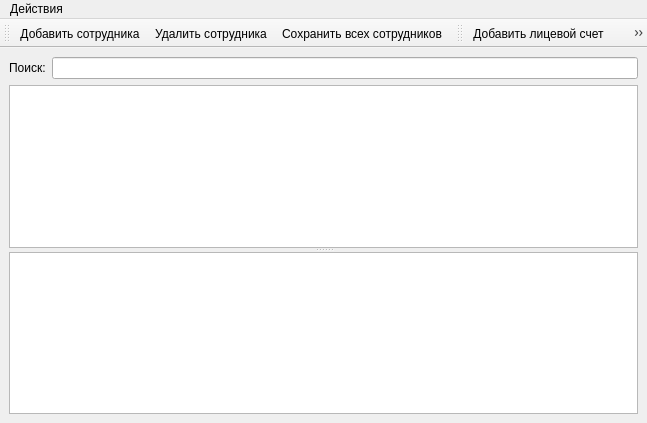
<?xml version="1.0" encoding="UTF-8"?>
<ui version="4.0">
 <class>PersonForm</class>
 <widget class="QMainWindow" name="PersonForm">
  <property name="windowModality">
   <enum>Qt::WindowModal</enum>
  </property>
  <property name="geometry">
   <rect>
    <x>0</x>
    <y>0</y>
    <width>647</width>
    <height>423</height>
   </rect>
  </property>
  <property name="windowTitle">
   <string>Лицевые счета сотрудников</string>
  </property>
  <widget class="QWidget" name="centralwidget">
   <layout class="QVBoxLayout" name="verticalLayout">
    <item>
     <layout class="QHBoxLayout" name="horizontalLayout">
      <item>
       <widget class="QLabel" name="label">
        <property name="text">
         <string>Поиск:</string>
        </property>
       </widget>
      </item>
      <item>
       <widget class="QLineEdit" name="lineEdit"/>
      </item>
     </layout>
    </item>
    <item>
     <widget class="QSplitter" name="splitter">
      <property name="orientation">
       <enum>Qt::Vertical</enum>
      </property>
      <widget class="QTableView" name="tablePersona">
       <property name="sizeAdjustPolicy">
        <enum>QAbstractScrollArea::AdjustToContents</enum>
       </property>
       <property name="sortingEnabled">
        <bool>true</bool>
       </property>
      </widget>
      <widget class="QTableView" name="tableSchet">
       <property name="sizeAdjustPolicy">
        <enum>QAbstractScrollArea::AdjustToContents</enum>
       </property>
       <property name="sortingEnabled">
        <bool>true</bool>
       </property>
      </widget>
     </widget>
    </item>
   </layout>
  </widget>
  <widget class="QMenuBar" name="menubar">
   <property name="geometry">
    <rect>
     <x>0</x>
     <y>0</y>
     <width>647</width>
     <height>20</height>
    </rect>
   </property>
   <widget class="QMenu" name="menu">
    <property name="title">
     <string>Действия</string>
    </property>
    <addaction name="action_add_person"/>
    <addaction name="action_del_person"/>
    <addaction name="separator"/>
    <addaction name="action_save_person"/>
    <addaction name="separator"/>
    <addaction name="action_add_schet"/>
    <addaction name="action_del_schet"/>
    <addaction name="separator"/>
    <addaction name="action_save_schet"/>
    <addaction name="separator"/>
    <addaction name="action_exit"/>
   </widget>
   <addaction name="menu"/>
  </widget>
  <widget class="QToolBar" name="toolBar">
   <property name="windowTitle">
    <string>toolBar</string>
   </property>
   <attribute name="toolBarArea">
    <enum>TopToolBarArea</enum>
   </attribute>
   <attribute name="toolBarBreak">
    <bool>false</bool>
   </attribute>
   <addaction name="action_add_person"/>
   <addaction name="action_del_person"/>
   <addaction name="action_save_person"/>
  </widget>
  <widget class="QToolBar" name="toolBar_2">
   <property name="windowTitle">
    <string>toolBar_2</string>
   </property>
   <attribute name="toolBarArea">
    <enum>TopToolBarArea</enum>
   </attribute>
   <attribute name="toolBarBreak">
    <bool>false</bool>
   </attribute>
   <addaction name="action_add_schet"/>
   <addaction name="action_del_schet"/>
   <addaction name="action_save_schet"/>
  </widget>
  <action name="action_add_person">
   <property name="icon">
    <iconset resource="resources.qrc">
     <normaloff>:/ico/add.png</normaloff>:/ico/add.png</iconset>
   </property>
   <property name="text">
    <string>Добавить сотрудника</string>
   </property>
  </action>
  <action name="action_del_person">
   <property name="icon">
    <iconset resource="resources.qrc">
     <normaloff>:/ico/delete.png</normaloff>:/ico/delete.png</iconset>
   </property>
   <property name="text">
    <string>Удалить сотрудника</string>
   </property>
  </action>
  <action name="action_save_person">
   <property name="icon">
    <iconset resource="resources.qrc">
     <normaloff>:/ico/save.png</normaloff>:/ico/save.png</iconset>
   </property>
   <property name="text">
    <string>Сохранить всех сотрудников</string>
   </property>
  </action>
  <action name="action_add_schet">
   <property name="icon">
    <iconset resource="resources.qrc">
     <normaloff>:/ico/add_dop.png</normaloff>:/ico/add_dop.png</iconset>
   </property>
   <property name="text">
    <string>Добавить лицевой счет</string>
   </property>
  </action>
  <action name="action_del_schet">
   <property name="icon">
    <iconset resource="resources.qrc">
     <normaloff>:/ico/delete_dop.png</normaloff>:/ico/delete_dop.png</iconset>
   </property>
   <property name="text">
    <string>Удалить лицевой счет</string>
   </property>
  </action>
  <action name="action_save_schet">
   <property name="icon">
    <iconset resource="resources.qrc">
     <normaloff>:/ico/save.png</normaloff>:/ico/save.png</iconset>
   </property>
   <property name="text">
    <string>Сохранить все лицевые счета</string>
   </property>
  </action>
  <action name="action_exit">
   <property name="text">
    <string>Выход</string>
   </property>
  </action>
 </widget>
 <resources>
  <include location="resources.qrc"/>
 </resources>
 <connections/>
</ui>
